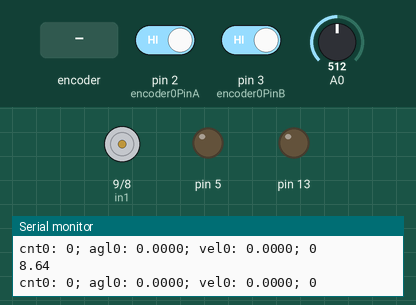
Recording of a sketch running on a simulated Arduino Uno, built with avr-gcc and run on an emulated ATmega328P. Shown: motor-driver pin pairs drawn as motors (green arrow = first pin HIGH = forward, orange = second pin HIGH = backward, longer = more drive, scaled by the enable pin), output pins drawn as LEDs (lit = HIGH), the last lines printed to the serial monitor. The test bench sets the inputs (shaded band); at power-on: pin 2 (encoder0PinA) HIGH, pin 3 (encoder0PinB) HIGH, A0 = 512.

Above: at 1.2 s.
1.3 s: rotary encoder on pin 2 (encoder0PinA) / pin 3 (encoder0PinB) turned 2 steps (second pin leading)
At 2.0 s:
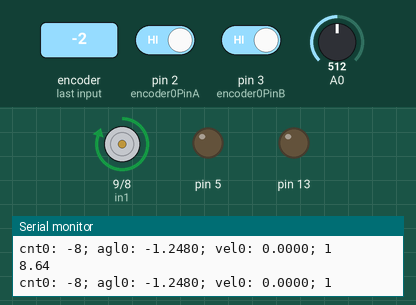
3.2 s: rotary encoder on pin 2 (encoder0PinA) / pin 3 (encoder0PinB) turned 3 steps (first pin leading)
At 4.2 s:
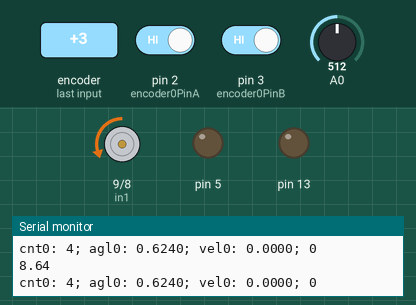
5.3 s: rotary encoder on pin 2 (encoder0PinA) / pin 3 (encoder0PinB) turned 1 step (first pin leading)
At 5.6 s:
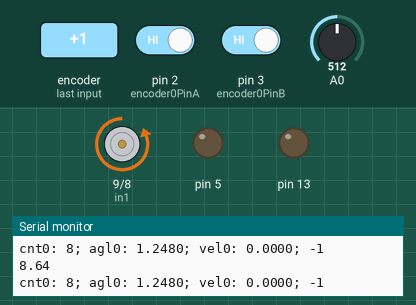
8.5 s: rotary encoder on pin 2 (encoder0PinA) / pin 3 (encoder0PinB) turned 2 steps (second pin leading)
At 9.5 s:
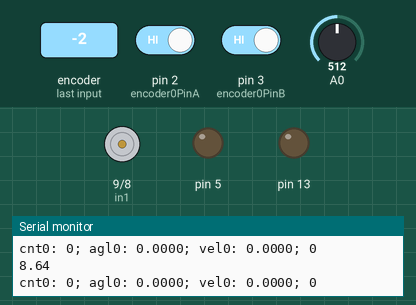
Timing chart, 0 to 11.5 s (numbered marks = the images above; inputs shaded):
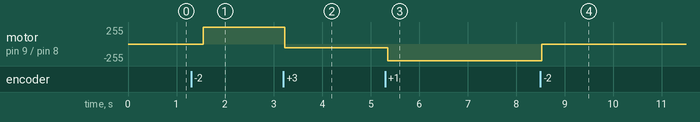

The sketch:

encoder_position.ino
```cpp
// ++++++++++++for encoder++++++++++++++++++++++++
#define encoder0PinA 2
#define encoder0PinB 3
int a;
int timer1_counter;
volatile float senso = 0;// bien tro
volatile long int encoder0Count = 0;// dem xung lock
volatile float angle0 = 0;// goc dat duoc
volatile float velocity0 = 0;// toc do dat duoc
volatile float angle0_previous = 0;// goc truoc
volatile float angle0_post = 0;// goc cuoi
////++++++++++++++++++++for timer2++++++++++++++++++++++++++
volatile int tcnt2 = 131;
volatile int t = 0;
// ++++++++++++++++++++for PWM lm298++++++++++++++++++++++
int enA = 6;
int in1 = 9;
int in2 = 8;
 // ++++++++++for PID control system+++++++++++++++++++
 volatile long int Ctrl_Angle=0,
                           err=0,
                           pre_err=0;
 volatile float    Kp=1.2,//1.2
                   Ki=0,
                   Kd=3.921;//3.921
 volatile long int P=0,
                   I=0,
                   D=0,
                   PID=0;

 //++++++++++++++++++++++++++++++++++++++++++++++++++++++
void setup() {
  // +++++++++++++++++++++++++timer0 for pwm 1ms++++++++++++++++
                     PORTD=0X00;
                     DDRD=(1<<5)|(1<<6);
                     TCCR0A=0B10100011;
                     TCCR0B=0B10100011;
                     TCNT0=0;
                     OCR0A=0;
                     OCR0B=0;
  //+++++++++++++++++++++++++++++++++++++++++++++++++++++++++++++++++
  // ++++++++++++++++++for encoder 0+++++++++++++++++++++++++++++++
                     pinMode(encoder0PinA, INPUT_PULLUP);
                     pinMode(encoder0PinB, INPUT_PULLUP);
                     attachInterrupt(0, doEncoder0A, CHANGE);
                     attachInterrupt(1, doEncoder0B, CHANGE);
  // for PWM lm 298
    pinMode(enA, OUTPUT);
    pinMode(in1, OUTPUT);
    pinMode(in2, OUTPUT);
     pinMode(13, OUTPUT);
// setup for Timer2: interrupts every 1 ms
  TIMSK2 &= ~(1<<TOIE2);
  TCCR2A &= ~((1<<WGM21) | (1<<WGM20));
  TCCR2B &= ~(1<<WGM22);
  ASSR &= ~(1<<AS2);
  TIMSK2 &= ~(1<<OCIE2A);
  TCCR2B |= (1<<CS22)  | (1<<CS20);
  TCCR2B &= ~(1<<CS21);
  TCNT2 = tcnt2;
  TIMSK2 |= (1<<TOIE2);

  Serial.begin (19200); // for debugging
  //// timer1  for adc 1ms
  TCCR1A = 0;
  TCCR1B = 0;
  // Set timer1_counter to the correct value for our interrupt interval
  timer1_counter = 65474;
  TCNT1 = timer1_counter;   // preload timer
  TCCR1B |= (1 << CS12);    // 256 prescaler
  TIMSK1 |= (1 << TOIE1);   // enable timer overflow interrupt
}

void loop() {

      // for encoder 0
  Serial.print("cnt0: ");
  Serial.print(encoder0Count, DEC);
  Serial.print("; ");
  Serial.print("agl0: ");
  Serial.print(angle0, 4);
  Serial.print("; ");
  Serial.print("vel0: ");
  Serial.print(velocity0, 4);
  Serial.print("; ");
 Serial.println(err);
  Serial.println(senso);

}
```

adc.ino
```cpp
ISR(TIMER1_OVF_vect)        // interrupt service routine
{
  TCNT1 = timer1_counter;   // preload timer
   senso=analogRead(A0);
   senso = pow(3027.4 / senso, 1.2134);


 }
```

motor_speed_PID.ino
```cpp
void Motor_PID(long int des_Angle){
   err=des_Angle-angle0;
   // PID controler
   P=Kp*err;
   I+=Ki*err/50;
   D=Kd*(err-pre_err)*50;
   PID=P+I+D;

   pre_err=err;
   ///
   if(PID>0)
   {  digitalWrite(in1, HIGH);
      digitalWrite(in2, LOW);
      OCR0A=255-PID;
    }
   if(PID<0)
    {   digitalWrite(in1,LOW);
        digitalWrite(in2,HIGH);
       OCR0A=255+PID;
      }
    if(err==0)
    {OCR0A=0;}
}
```

read_encoders.ino
```cpp
//--------------------
// for encoder 0
//--------------------
void doEncoder0A(){  // interrupt 0 function
  if (digitalRead(encoder0PinA) == HIGH) {  // look for a low-to-high on channel A
    if (digitalRead(encoder0PinB) == LOW) { // check channel B to see which way encoder is turning
      encoder0Count = encoder0Count + 1;
    }
    else {
      encoder0Count = encoder0Count - 1;
    }
  }
  else {                                     // must be a high-to-low edge on channel A
    if (digitalRead(encoder0PinB) == HIGH) { // check channel B to see which way encoder is turning
      encoder0Count = encoder0Count + 1;
    }
    else {
      encoder0Count = encoder0Count - 1;
    }
  }
  angle0 = 0.156*encoder0Count;
    //angle0=round(angle0);
}

void doEncoder0B(){  // interrupt 1 function
  if (digitalRead(encoder0PinB) == HIGH) {   // look for a low-to-high on channel B
    if (digitalRead(encoder0PinA) == HIGH) { // check channel A to see which way encoder is turning
      encoder0Count = encoder0Count + 1;
    }
    else {
      encoder0Count = encoder0Count - 1;
    }
  }
  else {                                    // must be a high-to-low edge on on channel B
    if (digitalRead(encoder0PinA) == LOW) { // check channel B to see which way encoder is turning
      encoder0Count = encoder0Count + 1;
    }
    else {
      encoder0Count = encoder0Count - 1;
    }
  }
  angle0 = 0.156*encoder0Count;
   //  angle0=round(angle0);
}
ISR(TIMER2_OVF_vect) {
  TCNT2 = tcnt2;  // reload the timer
  t++;

  if (t == 1){
    angle0_previous = angle0;

  }
  else if (t == 20){
    angle0_post = angle0;
  }
  else if (t == 21){
    velocity0 = (angle0_post - angle0_previous)*50;  // unit: rad/s
    t = 0;

  }
    Motor_PID(Ctrl_Angle);

}
```

Measured:
- after the input at 1.3 s, motor on pin 9 (in1) / pin 8 (in2): stopped → forward 254/255 after 0.25 s
- after the input at 3.2 s, motor on pin 9 (in1) / pin 8 (in2): forward 254/255 → backward 59/255 at once
- after the input at 5.3 s, motor on pin 9 (in1) / pin 8 (in2): backward 59/255 → backward 254/255 after 0.05 s
- after the input at 8.5 s, motor on pin 9 (in1) / pin 8 (in2): backward 254/255 → stopped at once
